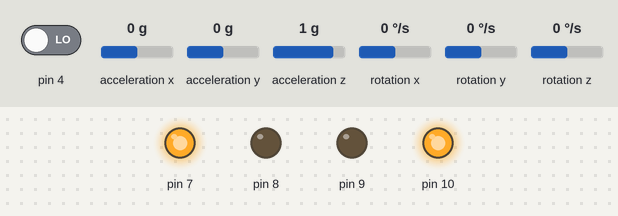
The sketch below on a simulated Arduino Uno, built with avr-gcc and run on an emulated ATmega328P. Shown: output pins drawn as LEDs (lit = HIGH). Inputs (shaded band) come from the test bench; at power-on: pin 4 LOW, acceleration x 0 g, acceleration y 0 g, acceleration z 1 g, rotation x 0 °/s, rotation y 0 °/s, rotation z 0 °/s.

Above: at 0.3 s.
Timing chart, 0 to 1.8 s (numbered marks = the images above):
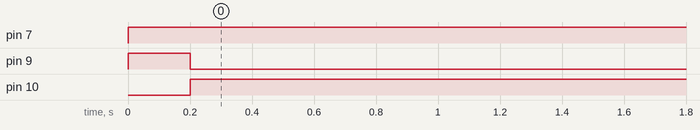

Measured:
- by itself, pin 7: LOW → HIGH at 0.00 s
- by itself, pin 9: LOW → HIGH at 0.00 s, → LOW 0.20 s later
- by itself, pin 10: LOW → HIGH at 0.20 s

The sketch:

Arduino_code.ino
```cpp
#include <Wire.h>
#include <MPU6050.h>

MPU6050 mpu;
int p[] = {0, 100, 0, 100, 1, 100, 1, 100, 0, 100, 3, 100, 3, 100, 0, 100, 1, 100, 1, 100, 0, 100, 3, 100,0,0,0,0,0,0};
volatile int i=-2;
float gyroXOffset = 0;

void setup() {
  // put your setup code here, to run once:
  pinMode(4,INPUT);
  Wire.begin();
  mpu.initialize();
  pinMode(7,OUTPUT);//l
  pinMode(8,OUTPUT);
  pinMode(9,OUTPUT);//r
  pinMode(10,OUTPUT);
}

void loop() {
  // put your main code here, to run repeatedly:

    bool glow = digitalRead(4);
      i=i+2;
      int16_t ax, ay, az, gx=gyroXOffset, gy, gz;
      while((gx-gyroXOffset)<(p[i]*90)){
        digitalWrite(7,HIGH);
        digitalWrite(8,LOW);
        digitalWrite(9,LOW);
        digitalWrite(10,HIGH);
        delay(100);
        digitalWrite(7,LOW);
        digitalWrite(8,LOW);
        digitalWrite(9,LOW);
        digitalWrite(10,LOW);
      mpu.getMotion6(&ax, &ay, &az, &gx, &gy, &gz);
      }
      gyroXOffset += gx;
      //reset total turn to 0;
        do{
          digitalWrite(7,HIGH);
        digitalWrite(8,LOW);
        digitalWrite(9,HIGH);
        digitalWrite(10,LOW);
        delay(100);
        bool glow = digitalRead(4);
        }
       while(glow==1);
  }
```
